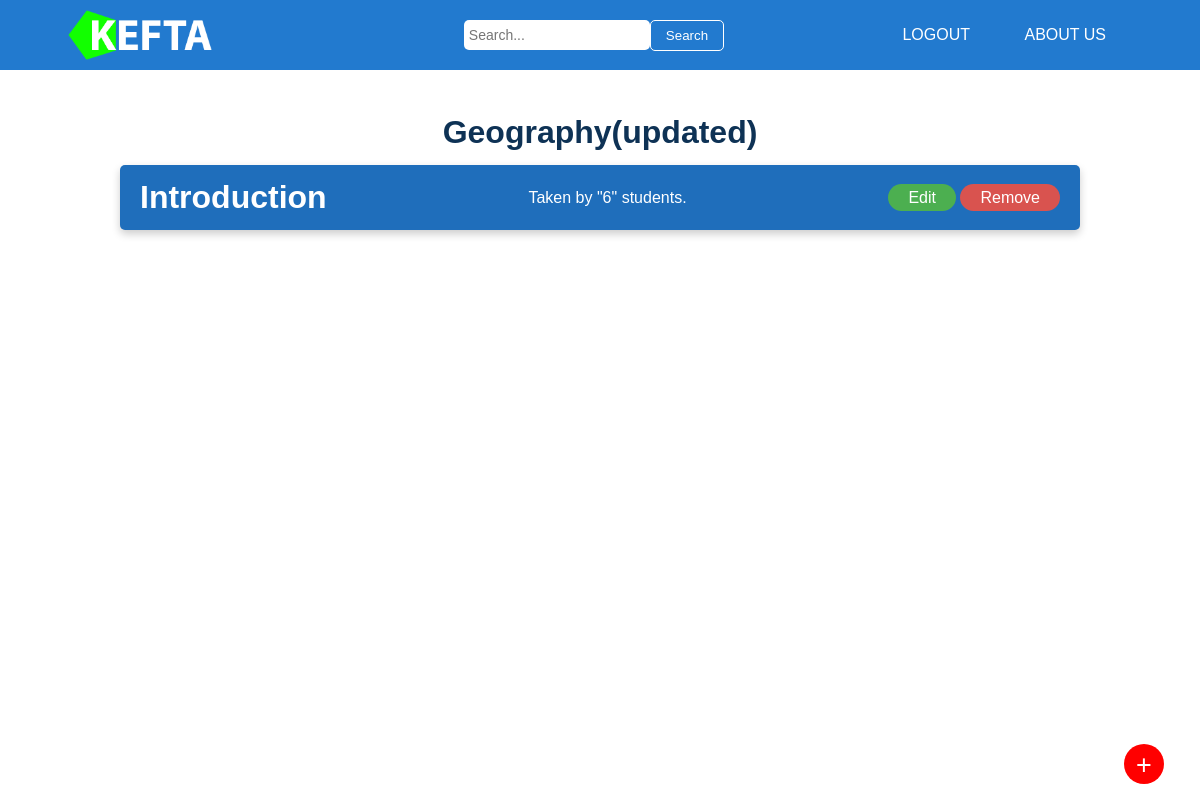
The app's page /exam/e55a221c-e8f1-492c-8fa3-c2ff10cf9cfa (signed in), older data.
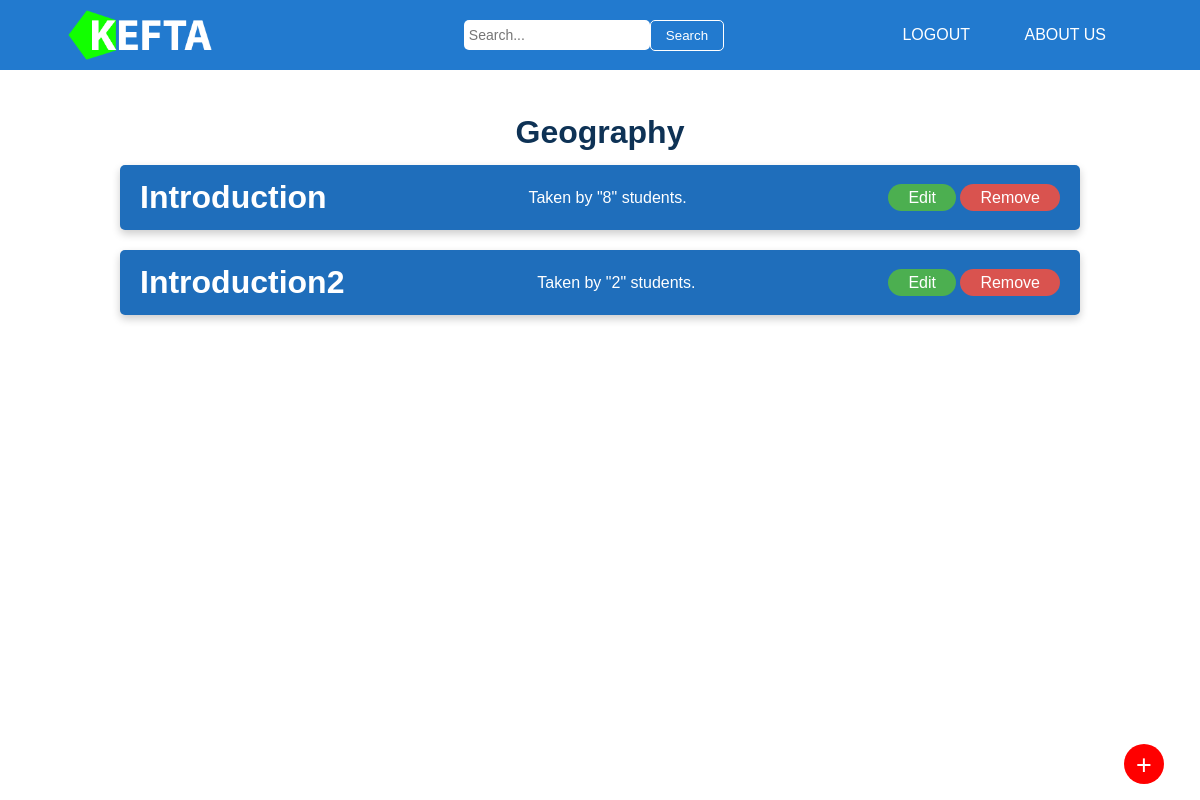
The same page, newer data.
### models/class_.py (models this page shows, shortened)
class Class(db.Model):
    id = db.Column(db.String(60), primary_key=True, default=generate_uuid)
    name = db.Column(db.String(60), nullable=False)
    teacher_id = db.Column(db.String(60), db.ForeignKey('teacher.id'),
                           nullable=False)
    created_at = db.Column(db.DateTime, nullable=False,
                           default=datetime.utcnow)
    updated_at = db.Column(db.DateTime, nullable=False,
                           default=datetime.utcnow)
    image_name = db.Column(db.String(60), nullable=False)
    exams = db.relationship('Exam', backref='class', lazy=True,
                            cascade="all, delete-orphan")

### models/exam.py (models this page shows, shortened)
class Exam(db.Model):
    id = db.Column(db.String(60), primary_key=True, default=generate_uuid)
    name = db.Column(db.String(60), nullable=False)
    created_at = db.Column(db.DateTime, nullable=False,
                           default=datetime.utcnow)
    class_id = db.Column(db.String(60), db.ForeignKey('class.id'),
                         nullable=False)
    created_at = db.Column(db.DateTime, nullable=False,
                           default=datetime.utcnow)
    updated_at = db.Column(db.DateTime, nullable=False,
                           default=datetime.utcnow)
    questions = db.relationship('Question', backref='exam', lazy=True,
                                cascade="all, delete-orphan")
    marks = db.relationship('Mark', backref='exam', lazy=True,
                            cascade="all, delete-orphan")
    def student_no(self):
        return len(self.marks)

### views/exam.py (the view)
@exam.route('/exam/<string:class_id>', methods=['GET', 'POST'])
@login_required
def exams(class_id):
    all_exam = Exam.query.filter_by(class_id=class_id).all()
    current_class = Class.query.filter_by(id=class_id).first()
    return render_template('exam.html', user=current_user,
                           exams=all_exam, current_class=current_class)

### app.py (called while the page is built)
@app.teardown_appcontext
def teardown_handler(self):
    db.session.remove()

### templates/exam.html (shortened to what this page needs)
{% extends "base.html" %}
{% block style %}
<link rel="stylesheet" type="text/css" href="../static/css/exam.css">
{% endblock %}
{% block content%}
{% if exams|length == 0 %}
	<h1 class="class-name">No exam created yet</h1>
{% else %}
	<h1 class="class-name">{{ exams[0].class.name }}</h1>
{% endif %}
{% for exam in exams %}
<div class="exam-list" onclick="questionList('{{ exam.id }}')">
	<h1>{{ exam.name }}</h1>
	<p class="status">Taken by "{{ exam.student_no() }}" students.</p>
	{% if exam.class.teacher.id == user.id or user.email == 'admin@admin.com' %}
		<div class="edit_question">
			<a onclick="editExam('{{exam.id}}'); event.stopPropagation();" class="edit_btn">Edit</a>
			<a onclick="deleteExam('{{exam.id}}'); event.stopPropagation();" class="remove_btn">Remove</a>
		</div>
	{% endif %}
</div>
{% endfor %}
{% if current_class.teacher_id == user.id %}
<div class="add_button">
	<a onclick="add_exam('{{current_class.id}}')" value="{{ current_class.id }}">
		<p>+</p>
	</a>
</div>
{% endif %}
{% endblock %}

Row changes from the older to the newer data that the page shows:
changed Class: name "Geography(updated)" → "Geography"
computed for Exam "Introduction": student_no "6" → "8"
added Exam: name "Introduction2", student_no "2"
